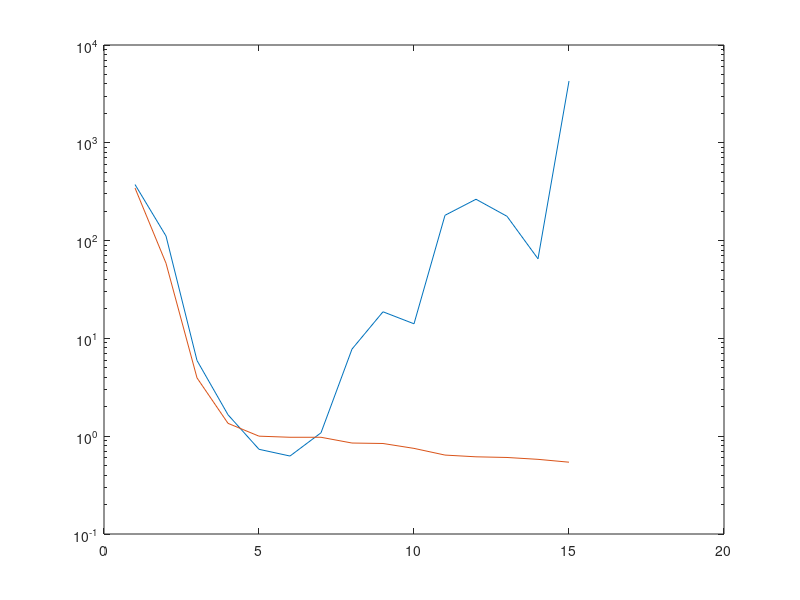

The MATLAB source for this figure:
COEFFS = [1 1 4 -5 -3 5 1]
DATA_POINTS = 30
POWERS = 1:15
EXCLUSIONS = 10

x = sort(rand([DATA_POINTS 1]) * 2)
y = polyval(COEFFS, x)
y += randn([length(y) 1])
plot(x, y)

function m = powerMat(x, powers) 
  m = (x * ones([1 length(powers)])) .^ (ones([length(x) 1]) * powers);
end

function r = rmsForPower(x, y, pow)
  mm = powerMat(x, pow:-1:0);
  yFit = polyval(mm \ y, x);
  r = mean((yFit - y) .^ 2);
end

pows = POWERS;
rmss = arrayfun(@(p)rmsForPower(x, y, p), pows);

randPerm = randperm(length(x))
exIndices = sort(randPerm(1:EXCLUSIONS))
restIndices = sort(randPerm((EXCLUSIONS + 1):length(randPerm)))

function r = rmsForPowerEx(x, y, pow, exIndices, restIndices)
  xRest = x(restIndices)
  yRest = y(restIndices)

  mm = powerMat(xRest, pow:-1:0);
  yFit = polyval(mm \ yRest, x(exIndices));
  r = mean((yFit - y(exIndices)) .^ 2);
end

exNum = 10
rmssEx = arrayfun(@(p)rmsForPowerEx(x, y, p, exIndices, restIndices), pows);

% the resulting plot
semilogy(pows, [rmssEx; rmss]);
